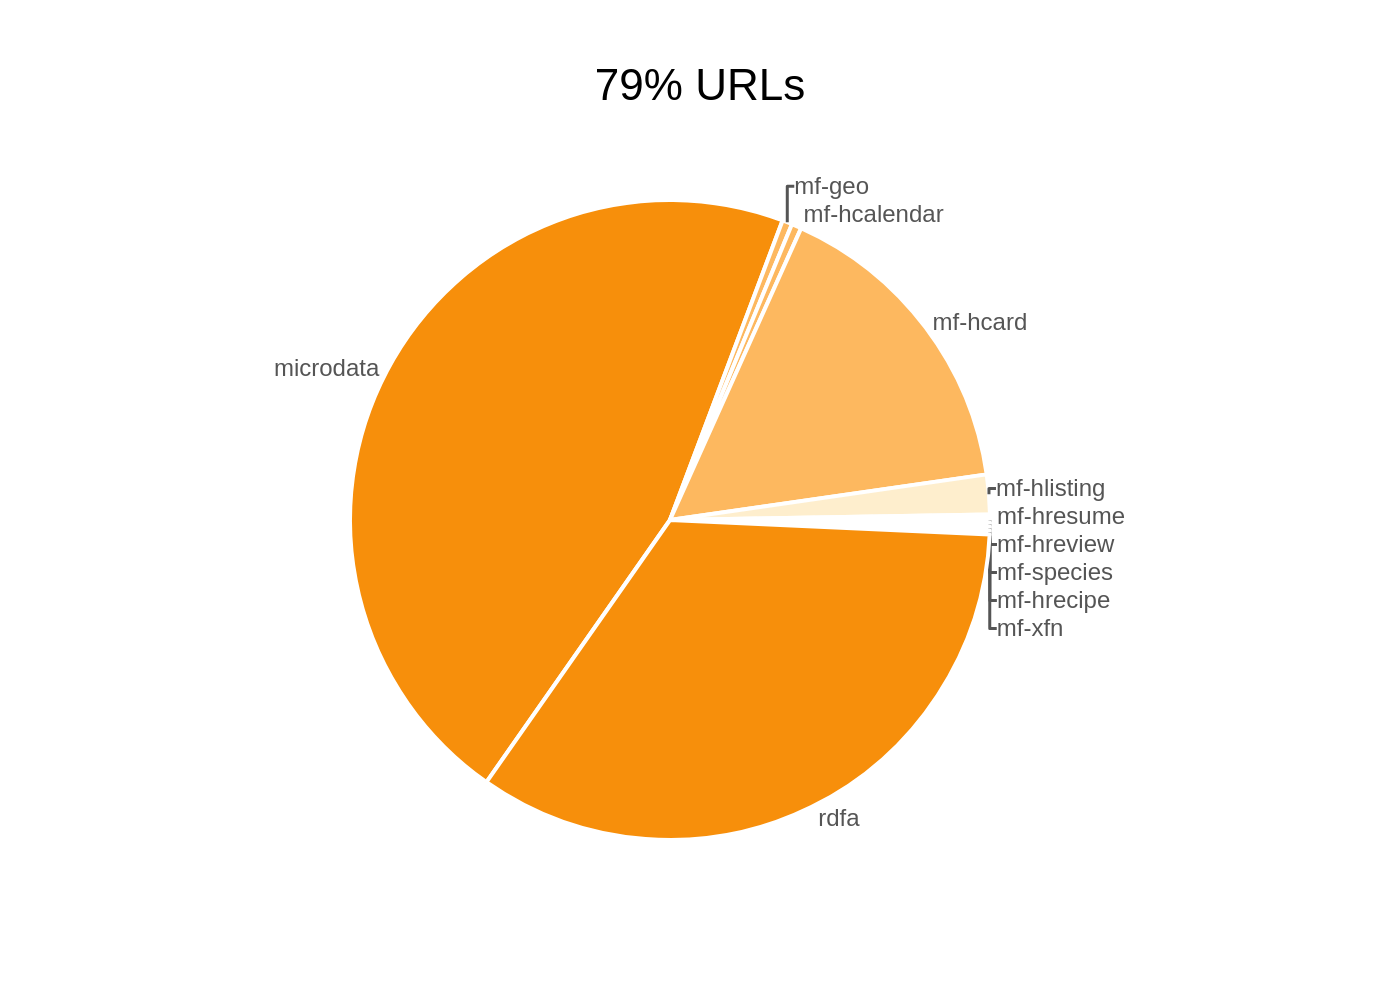

The script that drew this image:
import sys
import json
import plotly.graph_objects as go
from pathlib import Path

# --- Script Execution ---
if len(sys.argv) != 2:
    print("Usage: python create_chart.py <path_to_json_file>")
    sys.exit(1)

json_path_str = sys.argv[1]
json_path = Path(json_path_str)

# Ensure the JSON file exists
if not json_path.is_file():
    print(f"Error: JSON file not found at '{json_path_str}'")
    sys.exit(1)

# Read data from the specified JSON file
with open(json_path, 'r', encoding='utf-8') as f:
    chart_data = json.load(f)

# --- Data Extraction ---
labels = [item['label'] for item in chart_data['chart_data']]
values = [item['value'] for item in chart_data['chart_data']]
colors = chart_data['colors']
texts = chart_data['texts']

# --- Chart Creation ---
fig = go.Figure()

# Add Pie trace
fig.add_trace(go.Pie(
    labels=labels,
    values=values,
    marker=dict(
        colors=colors,
        line=dict(color='white', width=2)
    ),
    textinfo='label',
    textposition='outside',
    sort=False,
    direction='clockwise',
    rotation=215  # Adjusts start position to match the original image
))

# --- Layout Configuration ---
fig.update_layout(
    title=dict(
        text=texts['title'] if texts['title'] else '',
        x=0.5,
        xanchor='center',
        font=dict(
            family="Arial",
            size=22,
            color='black'
        )
    ),
    font=dict(
        family="Arial",
        size=12,
        color='#555555'  # Set default font color for labels
    ),
    showlegend=False,
    paper_bgcolor='white',
    plot_bgcolor='white',
    margin=dict(l=80, r=80, t=100, b=80) # Add margin for outside labels
)

# --- Output Generation ---
output_filename = json_path.stem + '.png'
fig.write_image(output_filename, scale=2)

print(f"Chart saved as {output_filename}")
